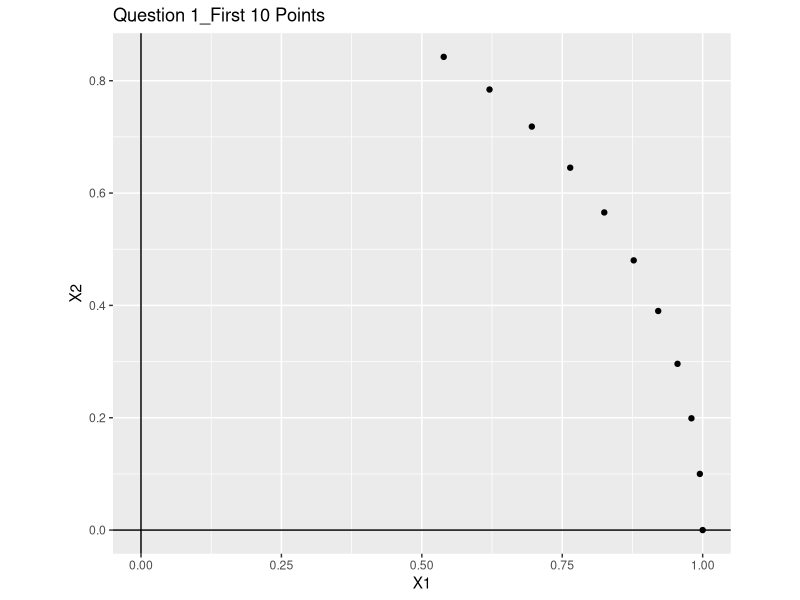
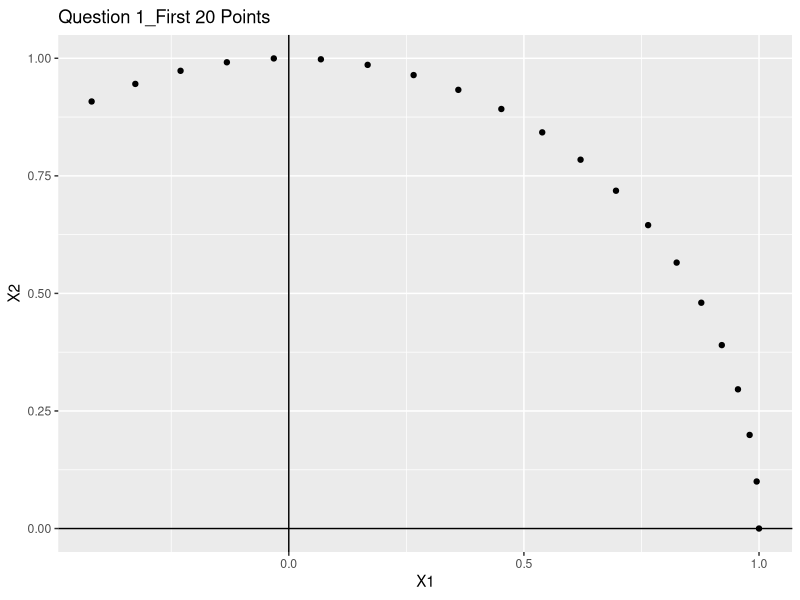
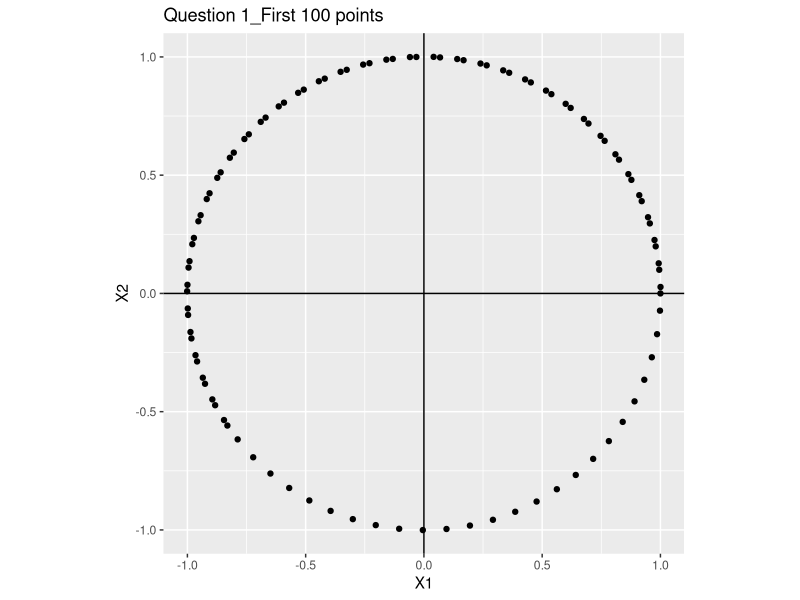
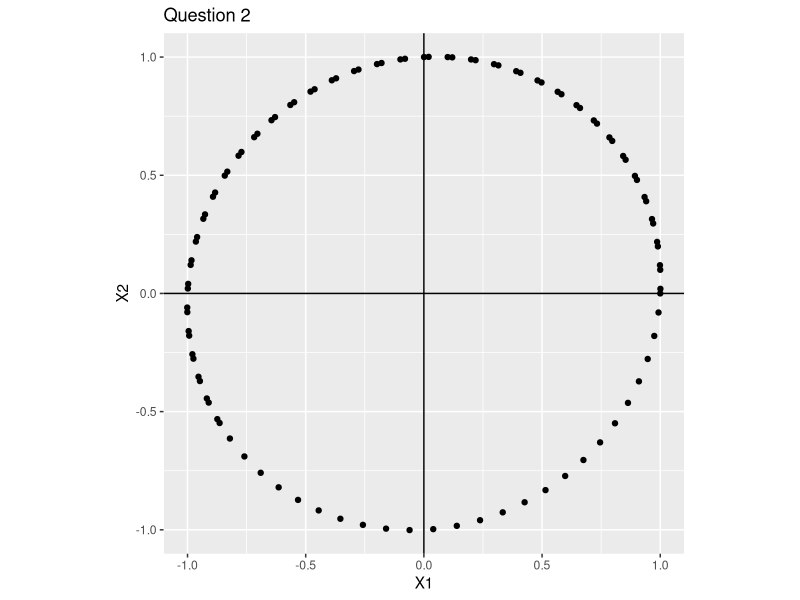
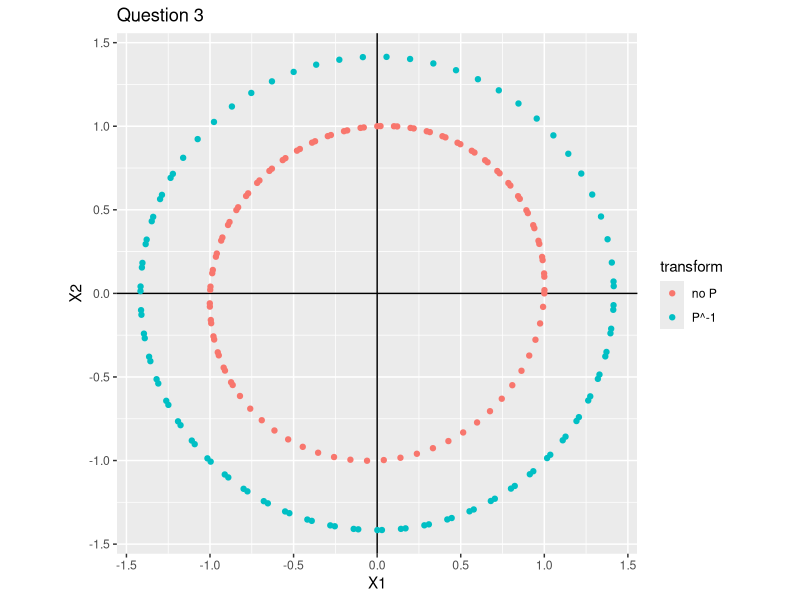
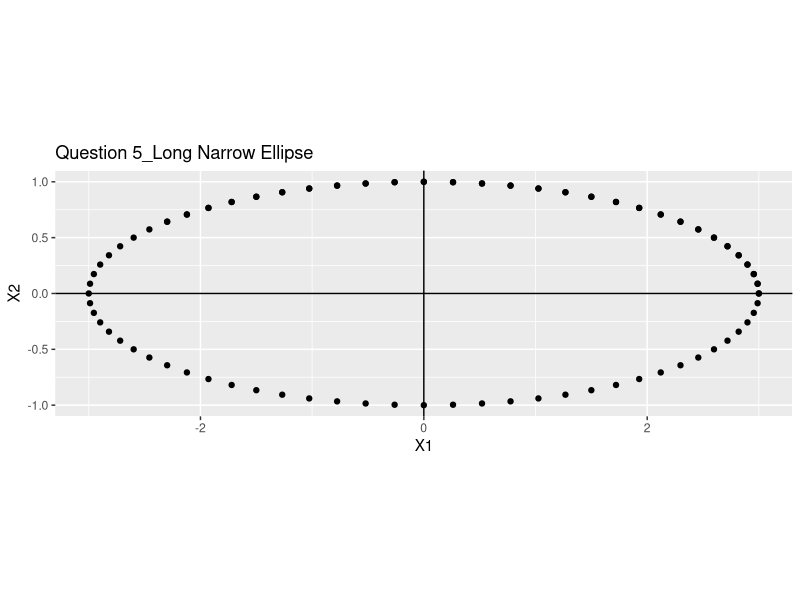
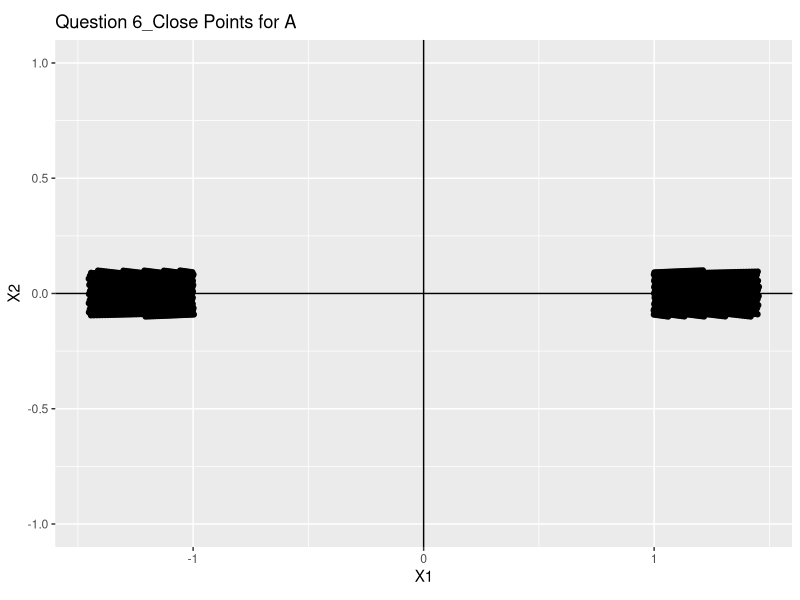
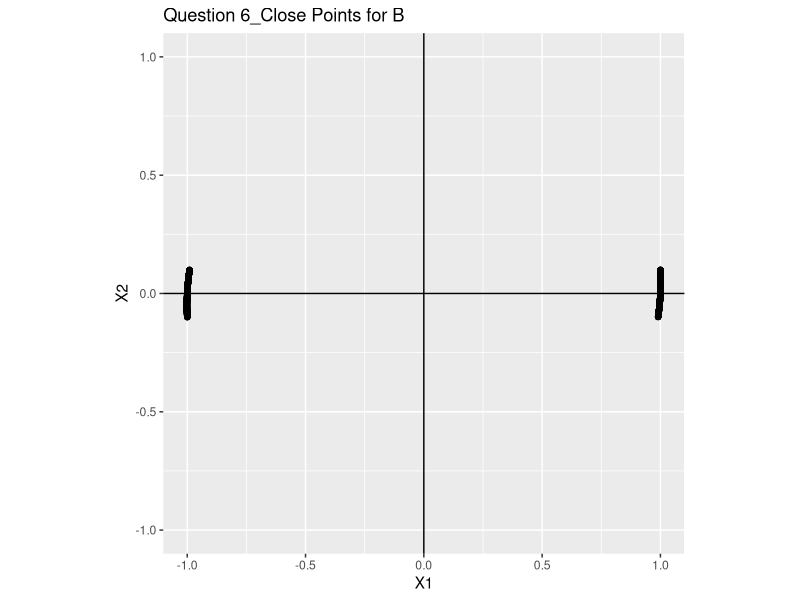

Reproduce these figures in R, in order.
library(expm)
library(ggplot2)

# TODOS:
# 1. q1, run function for needed numbers of points and then plot them. 
# 2. q5, find a matrix that will produce the ellispe. run function and plot
# see https://en.wikipedia.org/wiki/Matrix_representation_of_conic_sections
# 3. q6, figure out what you want to define as "close" to X1 and then plot them
# 4. do q7, q8q3


# this will perform most of the computations needed

matrix.rotate <- function(x0, matrot, point){
  # start a list with x0 as its only values
  lst <- c(x0)
  
  # set up x current with the intial conditions
  x.current <- t(x0)
  
  for(i in 1:point){
    x.new <-  matrot %*% x.current
    lst <- c(lst, x.new)
    x.current <- x.new
  }
  print(lst)  
  matrix.final <- matrix(lst, nrow = 2, ncol = point + 1)
  return(matrix.final)
}

# q1 consider x(n+1) = x(n) and Ax(n)
# with A = ((.995,-.1)(.1,.995))
# pick some x in R2 and compute first 10 points
# then first 20, then first 100
#############################
#A should wrtiten in this way
#############################
A = matrix(c(.995, .1, -.1, .995), nrow = 2, ncol = 2)


x0 = matrix(c(1,0), nrow = 1, ncol = 2)

q1.10 <- matrix.rotate(x0, A, 10)
q1.20 <- matrix.rotate(x0, A, 20)
q1.100 <- matrix.rotate(x0, A, 100)

A10_df <- data.frame(t(q1.10))
A20_df <- data.frame(t(q1.20))
A100_df <- data.frame(t(q1.100))

ggplot(data = A10_df, aes(x = X1, y = X2)) +
  geom_hline(aes(yintercept = 0)) +
  geom_vline(aes(xintercept = 0)) +
  geom_point() +
  coord_equal(ratio=1) +
  ggtitle("Question 1_First 10 Points")

ggplot(data = A20_df, aes(x = X1, y = X2)) +
  geom_hline(aes(yintercept = 0)) +
  geom_vline(aes(xintercept = 0)) +
  geom_point() +
  coord_equal(ratio=1) +
  ggtitle("Question 1_First 20 Points")

ggplot(data = A100_df, aes(x = X1, y = X2)) +
  geom_hline(aes(yintercept = 0)) +
  geom_vline(aes(xintercept = 0)) +
  geom_point() +
  coord_equal(ratio=1) +
  ggtitle("Question 1_First 100 points")

# q2 now use B = ((1,-.1),(.1,.99))
# compute first 100 points and plot
#############################
#B should written in this way
#############################
B = matrix(c(1, .1, -.1, .99), nrow = 2, ncol = 2)

q2.100 <- matrix.rotate(x0, B, 5)
#############################################################
# Is here should be 100 instead of 5,as the question stated?#
#############################################################
q2.100 <- matrix.rotate(x0, B, 100)
B100_df <- data.frame(t(q2.100))
B100_df$transform <- "no P"

ggplot(data = B100_df, aes(x = X1, y = X2)) +
  geom_hline(aes(yintercept = 0)) +
  geom_vline(aes(xintercept = 0)) +
  geom_point() +
  coord_equal(ratio=1) +
  ggtitle("Question 2")

# q3 compute the Vr Vi of one of the eigen vectors of B let
# let P = (Vr,Vi) what shape will the points in q2 become
# when mulitiplied by P^-1

P <- matrix(c(0.7071, 0.0354, 0,0.7062), nrow = 2, ncol = 2)
#####################################################################
#P should be matrix(c(0.7071, -0.0354, 0,0.7062), nrow = 2, ncol = 2)
######################################################################
P <- matrix(c(0.7071, 0.0354, 0,-0.7062), nrow = 2, ncol = 2)
P.inverse <- solve(P)

q3 <- P.inverse %*%  q2.100

q3_df <- data.frame(t(q3))
q3_df$transform <- "P^-1"

q2q3_df <- rbind(B100_df, q3_df)

ggplot(data = q2q3_df, aes(x = X1, y = X2, color = transform)) +
  geom_hline(aes(yintercept = 0)) +
  geom_vline(aes(xintercept = 0)) +
  geom_point() +
  coord_equal(ratio=1) +
  ggtitle("Question 3")

# q4 Dianonalize A and B are the Vr Vi of an complex eigen
# vector are they orthogonal
########################
# prove it analytically#
########################



# q5 find a matrix such that the points form a very long narrow
# ellipse
#######################
# I can not come up one:-(
##################################

M = matrix(c(cos(5*pi/180), sin(5*pi/180), -sin(5*pi/180), cos(5*pi/180)), nrow = 2, ncol = 2)
V = matrix(c(3, 0, 0, 1), nrow = 2, ncol = 2)

x0 = matrix(c(1,0), nrow = 1, ncol = 2)

q5.100 <- matrix.rotate(x0, M, 100)

q5.100 <- V%*%q5.100

M100_df <- data.frame(t(q5.100))

ggplot(data = M100_df, aes(x = X1, y = X2)) +
  geom_hline(aes(yintercept = 0)) +
  geom_vline(aes(xintercept = 0)) +
  geom_point() +
  coord_equal(ratio=1) + 
  ggtitle("Question 5_Long Narrow Ellipse")


# q6 for E values of A compute angle by which A rotates points.
# if X(0) = (1,0) find values for n in which X(n) is very close
# the x1 axis. then repeat for B
q6.A30000 <- matrix.rotate(x0, A, 30000)
A30000_df <- data.frame(t(q6.A30000))
A30000_df$ID <- 0:(nrow(A30000_df)-1)   # note indexing by 0 corresponds to power

A30000_df.sub <- subset(A30000_df, abs(X2) < 0.1 )
nA <- A30000_df.sub[1:100,3]            # n's corresponding to close points for A

ggplot(data = A30000_df.sub, aes(x = X1, y = X2)) +
        geom_hline(aes(yintercept = 0)) +
        geom_vline(aes(xintercept = 0)) +
        geom_point() +
        ylim(-1,1) + 
        coord_equal(ratio=1) +
        ggtitle("Question 6_Close Points for A")


q6.B30000 <- matrix.rotate(x0, B, 30000)
B30000_df <- data.frame(t(q6.B30000))
B30000_df$ID <- 0:(nrow(A30000_df)-1)   # note indexing by 0 corresponds to power

B30000_df.sub <- subset(B30000_df, abs(X2) < 0.1 )
nB <- B30000_df.sub[1:100,3]            # n's corresponding to close points for B

ggplot(data = B30000_df.sub, aes(x = X1, y = X2)) +
        geom_hline(aes(yintercept = 0)) +
        geom_vline(aes(xintercept = 0)) +
        geom_point() +
        ylim(-1,1) + 
        coord_equal(ratio=1) +
        ggtitle("Question 6_Close Points for B")


# q7 compute first 100,000 points affected by A, only plot
# every 314th point, then every 3137th point.

A = matrix(c(.995, .1, -.1, .995), nrow = 2, ncol = 2)

x0 = matrix(c(1,0), nrow = 1, ncol = 2)

q7.100000 <- matrix.rotate(x0, A, 100000)

######################################################################
# here, should write another functions to make it only generates every 
######################################################################
A100000_df <- data.frame(t(q7.100000))

ggplot(data = A100000_df, aes(x = X1, y = X2)) +
  geom_hline(aes(yintercept = 0)) +
  geom_vline(aes(xintercept = 0)) +
  geom_point() +
  coord_equal(ratio=1) +
  ggtitle("Question 7_First 100000 Points")

ggplot(data = A100000_df[seq(1,nrow(A100000_df), by = 314), ], aes(x = X1, y = X2)) +
        geom_hline(aes(yintercept = 0)) +
        geom_vline(aes(xintercept = 0)) +
        geom_point() +
        coord_equal(ratio=1) +
        ggtitle("Question 7_Every 314th Point")

ggplot(data = A100000_df[seq(1,nrow(A100000_df), by = 3137), ], aes(x = X1, y = X2)) +
        geom_hline(aes(yintercept = 0)) +
        geom_vline(aes(xintercept = 0)) +
        geom_point() +
        coord_equal(ratio=1) +
        ggtitle("Question 7_Every 3137th Point")



A100000_df_1000 <- A100000_df[seq(1,nrow(A100000_df), by = 1000), ]
A100000_df_1000$transform <- "1000th"

A100000_df_17000 <- A100000_df[seq(1,nrow(A100000_df), by = 17000), ]
A100000_df_17000$transform <- "17000th"

A100000_df_2 <- rbind(A100000_df_1000,A100000_df_17000)

ggplot(data = A100000_df_2, aes(x = X1, y = X2, color = factor(transform))) +
        geom_hline(aes(yintercept = 0)) +
        geom_vline(aes(xintercept = 0)) +
        geom_point() +
        scale_color_manual(values=c("#000000", "#D55E00")) + 
        coord_equal(ratio=1) +
        ggtitle("Question 7_Every 1000th Point")


# q8 let A+ = 1.01 A solve x(n+1) = A+x(n) and plot first 200
# points repeat for .99A, 1.01B and .99B
# A+ = 1.01 A
A = matrix(c(.995, .1, -.1, .995), nrow = 2, ncol = 2)
Aplus=1.01*A

x0 = matrix(c(1,0), nrow = 1, ncol = 2)

q8.200 <- matrix.rotate(x0, Aplus, 200)
Aplus200_df <- data.frame(t(q8.200))

ggplot(data = Aplus200_df, aes(x = X1, y = X2)) +
  geom_hline(aes(yintercept = 0)) +
  geom_vline(aes(xintercept = 0)) +
  geom_point() +
  coord_equal(ratio=1) +
  ggtitle("Question 8_First 200 Points_1.01A")


#A+ = 0.99A
A = matrix(c(.995, .1, -.1, .995), nrow = 2, ncol = 2)
Apluss=0.99*A

x0 = matrix(c(1,0), nrow = 1, ncol = 2)

q88.200 <- matrix.rotate(x0, Apluss, 200)
Apluss200_df <- data.frame(t(q88.200))

ggplot(data = Apluss200_df, aes(x = X1, y = X2)) +
  geom_hline(aes(yintercept = 0)) +
  geom_vline(aes(xintercept = 0)) +
  geom_point() +
  coord_equal(ratio=1) +
  ggtitle("Question 8_First 200 Points_0.99A")

#B+ = 1.01 B
B = matrix(c(1, .1, -.1, .99), nrow = 2, ncol = 2)
Bplus=1.01*B

x0 = matrix(c(1,0), nrow = 1, ncol = 2)

q8b.200 <- matrix.rotate(x0, Bplus, 200)
Bplus200_df <- data.frame(t(q8b.200))

ggplot(data = Bplus200_df, aes(x = X1, y = X2)) +
  geom_hline(aes(yintercept = 0)) +
  geom_vline(aes(xintercept = 0)) +
  geom_point() +
  coord_equal(ratio=1) +
  ggtitle("Question 8_First 200 Points_1.01B")


#B+ = 0.99B
B = matrix(c(1, .1, -.1, .99), nrow = 2, ncol = 2)
Bpluss=0.99*A

x0 = matrix(c(1,0), nrow = 1, ncol = 2)

q88b.200 <- matrix.rotate(x0, Bpluss, 200)
Bpluss200_df <- data.frame(t(q88b.200))

ggplot(data = Bpluss200_df, aes(x = X1, y = X2)) +
  geom_hline(aes(yintercept = 0)) +
  geom_vline(aes(xintercept = 0)) +
  geom_point() +
  coord_equal(ratio=1) +
  ggtitle("Question 8_First 200 Points_0.99B")
